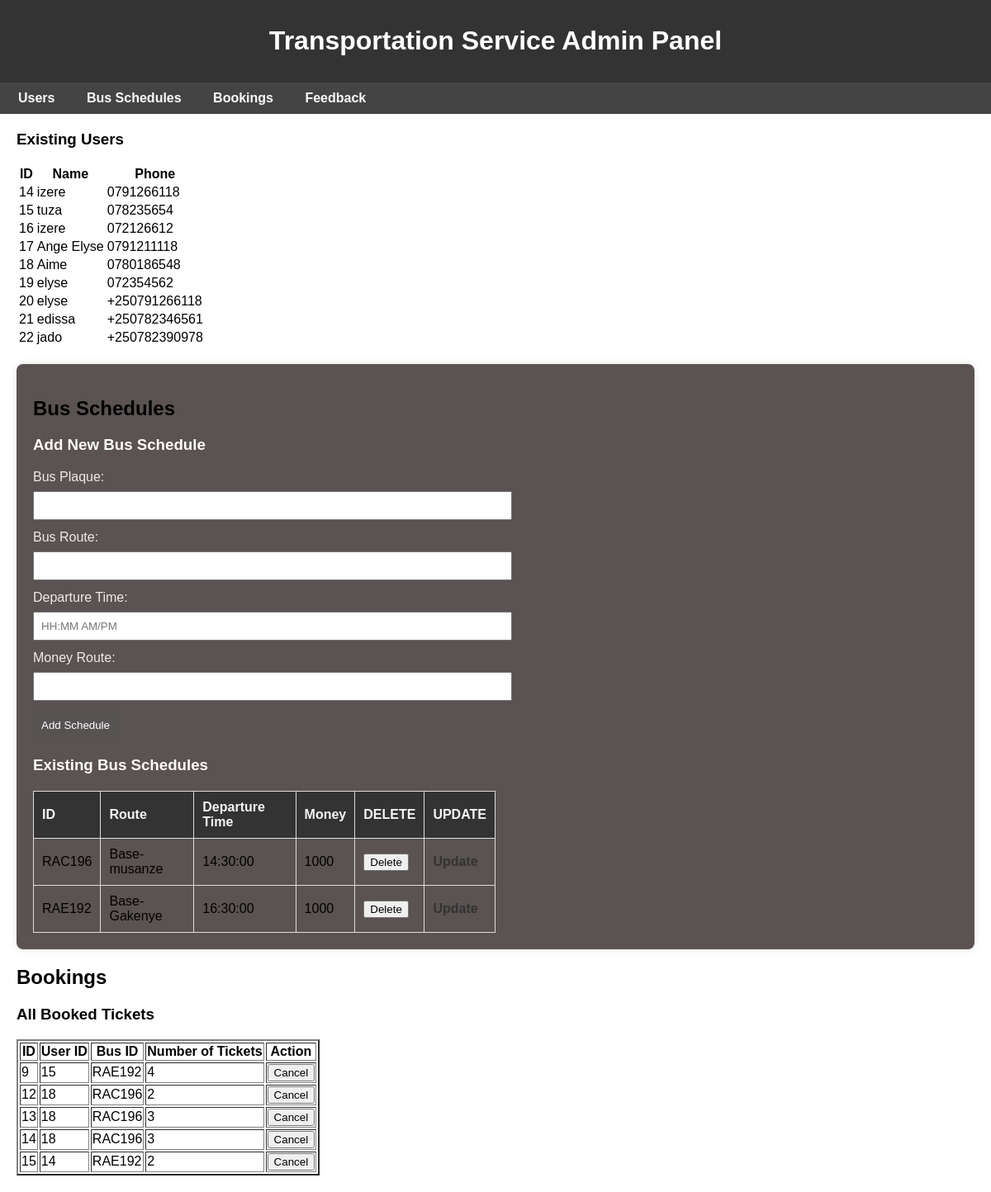
The page / on the database its author committed.
### tables this page shows
CREATE TABLE `users` (
  `id` int(11) NOT NULL,
  `name` varchar(255) NOT NULL,
  `phone` varchar(15) NOT NULL,
  `password` varchar(12) NOT NULL,
  `created_at` timestamp NOT NULL DEFAULT current_timestamp()
);

CREATE TABLE `bus_schedules` (
  `id` varchar(80) NOT NULL,
  `route` varchar(255) NOT NULL,
  `departure_time` time NOT NULL,
  `money` int(5) NOT NULL,
  `created_at` timestamp NOT NULL DEFAULT current_timestamp()
);

CREATE TABLE `bookings` (
  `id` int(11) NOT NULL,
  `user_id` int(11) NOT NULL,
  `bus_id` varchar(255) NOT NULL,
  `num_tickets` int(11) NOT NULL,
  `created_at` timestamp NOT NULL DEFAULT current_timestamp()
);

### server.php (called while the page is built, shortened)
<?php
$host = 'localhost';
$dbname = 'transport';
$username = 'root';
$password = '';
try {
    $pdo = new PDO("mysql:host=$host;dbname=$dbname", $username, $password);
    $pdo->setAttribute(PDO::ATTR_ERRMODE, PDO::ERRMODE_EXCEPTION);
} catch (PDOException $e) {
    die("Database connection failed: " . $e->getMessage());
}
function getUsers() {
    global $pdo;
    $stmt = $pdo->query("SELECT * FROM users");
    return $stmt->fetchAll(PDO::FETCH_ASSOC);
}
function getBusSchedules() {
    global $pdo;
    $stmt = $pdo->query("SELECT * FROM bus_schedules");
    return $stmt->fetchAll(PDO::FETCH_ASSOC);
}
function getAllBookedTickets() {
    global $pdo;
    $stmt = $pdo->query("SELECT * FROM bookings");
    return $stmt->fetchAll(PDO::FETCH_ASSOC);
}
?>

### index.php (the view, shortened to what this page needs)
<?php
include("server.php");
?>
<!DOCTYPE html>
<html lang="en">
<head>
    <link rel="stylesheet" href="style.css">
</head>
<body>
    <header>
        <h1>Transportation Service Admin Panel</h1>
    </header>
    <nav>
        <ul>
            <li><a href="#users">Users</a></li>
            <li><a href="#bus-schedules">Bus Schedules</a></li>
            <li><a href="#bookings">Bookings</a></li>
            <li><a href="#feedback">Feedback</a></li>
        </ul>
    </nav>
    <section id="users">
    <h3>Existing Users</h3>
    <table>
        <thead>
            <tr>
                <th>ID</th>
                <th>Name</th>
                <th>Phone</th>
            </tr>
        </thead>
        <tbody>
            <?php
            $users = getUsers();
            foreach ($users as $user) {
                echo '<tr>';
                echo '<td>' . $user['id'] . '</td>';
                echo '<td>' . $user['name'] . '</td>';
                echo '<td>' . $user['phone'] . '</td>';
                echo '</tr>';
            }
            ?>
        </tbody>
    </table>
    </section>
    <section id="bus-schedules">
    <h2>Bus Schedules </h2>
    <h3>Add New Bus Schedule</h3>
    <form action="server.php" method="post">
        <label for="Bus ID ">Bus Plaque:</label>
        <input type="text" name="id" required><br>
        <label for="busRoute">Bus Route:</label>
        <input type="text" name="busRoute" required><br>
        <label for="departureTime">Departure Time:</label>
        <input type="text" name="departureTime" placeholder="HH:MM AM/PM" required><br>
        <label for="money">Money Route:</label>
        <input type="number" name="money" required><br>
        <button type="submit" name="addBusSchedule">Add Schedule</button>
    </form>
    <h3>Existing Bus Schedules</h3>
    <table>
        <thead>
            <tr>
                <th>ID</th>
                <th>Route</th>
                <th>Departure Time</th>
                <th>Money</th>
                <th>DELETE</th>
                <Th>UPDATE</Th>
            </tr>
        </thead>
        <tbody>
            <?php
            $allBusSchedules = getBusSchedules();
            $busSchedules = getBusSchedules();
            foreach ($busSchedules as $schedule) {
                echo '<tr>';
                echo '<td>' . $schedule['id'] . '</td>';
                echo '<td>' . $schedule['route'] . '</td>';
                echo '<td>' . $schedule['departure_time'] . '</td>';
                echo '<td>' . $schedule['money'] . '</td>';
                ?>
                <form method="post" action="">
                            <td><button type="submit" name="delete_schedule">Delete</button></td>
                        </form>
                <?php
                echo '<td><a href="admin_update_schedule.php?id=' . $schedule['id'] . '">Update</a></td>';
                echo '</tr>';
            }
            ?>
        </tbody>
    </table>
</section>
    <section id="bookings">
    <h2>Bookings</h2>
    <h3>All Booked Tickets</h3>
<table border="2">
        <thead>
            <tr>
                <th>ID</th>
                <th>User ID</th>
                <th>Bus ID</th>
                <th>Number of Tickets</th>
                <th>Action</th>
            </tr>
        </thead>
        <tbody>
            <?php
            $allBookedTickets = getAllBookedTickets();
            ?>
            <?php foreach ($allBookedTickets as $ticket) : ?>
                <tr>
                    <td><?php echo $ticket['id']; ?></td>
                    <td><?php echo $ticket['user_id']; ?></td>
                    <td><?php echo $ticket['bus_id']; ?></td>
                    <td><?php echo $ticket['num_tickets']; ?></td>
                    <td>
                        <form method="post" action="">
                            <button type="submit" name="cancel_ticket">Cancel</button>
                        </form>
                    </td>
                </tr>
            <?php endforeach; ?>
        </tbody>
    </table>
</body>
</body>
</html>

### style.css (style rules this page uses)
body { font-family: Arial, sans-serif; margin: 0; padding: 0; }
header { background-color: #333; color: #fff; text-align: center; padding: 10px; }
nav { background-color: #eee; padding: 10px; }
ul { list-style-type: none; margin: 0; padding: 0; }
li { display: inline; margin-right: 20px; }
a { text-decoration: none; color: #333; font-weight: bold; }
section { margin: 20px; }
nav { background-color: #444; }
nav ul { list-style-type: none; margin: 0; padding: 0; }
nav ul li { display: inline-block; margin-right: 10px; }
nav ul li a { text-decoration: none; color: #fcf9f9; padding: 8px 12px; }
#bus-schedules { margin: 20px; padding: 20px; background-color: #5b5252; border-radius: 8px; box-shadow: 0 0 10px rgba(0, 0, 0, 0.1); }
#bus-schedules h3 { color: #fdfbfb; }
#bus-schedules form { margin-bottom: 20px; }
#bus-schedules form label { display: block; margin-bottom: 8px; color: #fafaf8ea; }
#bus-schedules form input { width: 50%; padding: 8px; margin-bottom: 12px; }
#bus-schedules form button { background-color: #575353; color: #fff; padding: 10px; border: none; cursor: pointer; }
#bus-schedules table { width: 50%; border-collapse: collapse; margin-top: 20px; }
#bus-schedules table th, #bus-schedules table td { border: 1px solid #ddd; padding: 10px; text-align: left; }
#bus-schedules table th { background-color: #333; color: #f6f3f3; }

### rows shown on the page
users: id "14", name "izere", phone "0791266118"
users: id "15", name "tuza", phone "078235654"
users: id "16", name "izere", phone "072126612"
users: id "17", name "Ange Elyse", phone "0791211118"
users: id "18", name "Aime", phone "0780186548"
users: id "19", name "elyse", phone "072354562"
users: id "20", name "elyse", phone "+250791266118"
users: id "21", name "edissa", phone "+250782346561"
users: id "22", name "jado", phone "+250782390978"
bus_schedules: id "RAC196", route "Base-musanze", departure_time "14:30:00", money "1000"
bus_schedules: id "RAE192", route "Base-Gakenye", departure_time "16:30:00", money "1000"
bookings: id "9", user "15", bus "RAE192", num_tickets "4"
bookings: id "12", user "18", bus "RAC196", num_tickets "2"
bookings: id "13", user "18", bus "RAC196", num_tickets "3"
bookings: id "14", user "18", bus "RAC196", num_tickets "3"
bookings: id "15", user "14", bus "RAE192", num_tickets "2"
